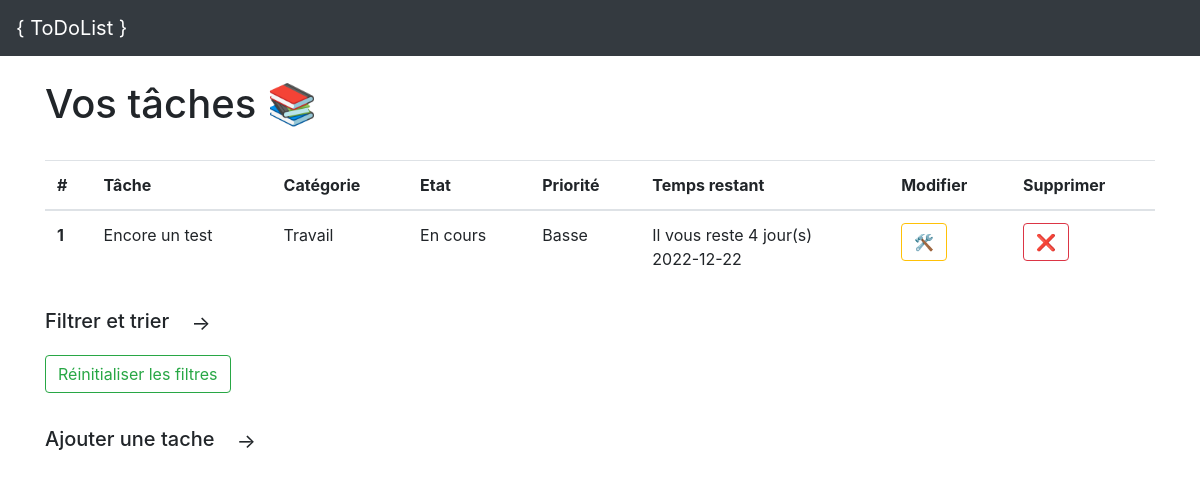
Before: / with the older database file.
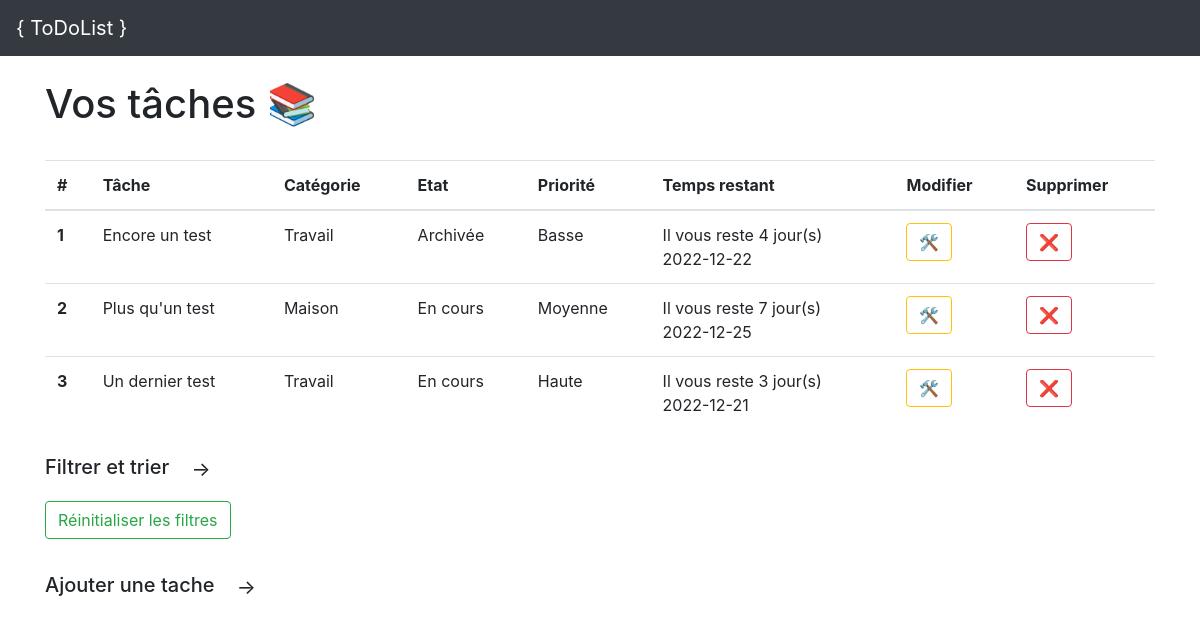
After: the same page with the newer database file.
### tables this page shows
CREATE TABLE "Taches" (
	"titre"	TEXT NOT NULL DEFAULT 'length(titre)<=50',
	"idCategorie"	INTEGER NOT NULL,
	"idEtat"	TEXT NOT NULL DEFAULT 1,
	"idPriorite"	INTEGER NOT NULL,
	"dateEcheance"	TEXT NOT NULL,
	"dateFin"	TEXT,
	"idTache"	INTEGER NOT NULL PRIMARY KEY AUTOINCREMENT UNIQUE,
	FOREIGN KEY("idPriorite") REFERENCES "Priorite"("idPriorite"),
	FOREIGN KEY("idEtat") REFERENCES "Etat"("idEtat"),
	FOREIGN KEY("idCategorie") REFERENCES "Categorie"("idCategorie")
);

CREATE TABLE "Categorie" (
	"nom"	TEXT,
	"idCategorie"	INTEGER NOT NULL PRIMARY KEY AUTOINCREMENT UNIQUE
);

CREATE TABLE "Etat" (
	"nom"	TEXT,
	"idEtat"	INTEGER NOT NULL PRIMARY KEY AUTOINCREMENT UNIQUE
);

CREATE TABLE "Priorite" (
	"nom"	TEXT,
	"idPriorite"	INTEGER PRIMARY KEY AUTOINCREMENT UNIQUE
);

### main.py (the view)
@app.route("/")
def accueillir():
    return render_template("accueil.html", results=maj())

### databases/bdd.py (called while the page is built)
    def request(self, choice: str, parameters=None):
        if parameters is None:
            parameters = []
        results = []
        try:
            command = self.sql_request_dictionary[str(choice)]
        except KeyError:
            return "Choice does not exist"
        results += self.execute(command=command, parameters=parameters)
        return results

    def execute(self, command, parameters):
        cursor = self.database.cursor()  # Placing cursor
        result_list = cursor.execute(command, parameters)  # Execute a sql request
        self.database.commit()
        return result_list.fetchall()

### main.py (called while the page is built)
def maj():
    new_results = database.request("get_all")
    return new_results

### templates/accueil.html (shortened to what this page needs)
{% extends "base.html" %}
{% block contenu %}
<h1>Vos tâches 📚</h1>
<br>
<table class="table table-hover">
    <thead>
    <tr>
        <th scope="col">#</th>
        <th scope="col">Tâche</th>
        <th scope="col">Catégorie</th>
        <th scope="col">Etat</th>
        <th scope="col">Priorité</th>
        <th scope="col">Temps restant</th>
        <th scope="col">Modifier</th>
        <th scope="col">Supprimer</th>
    </tr>
    </thead>
    <tbody>
    {% for tache in results %}
    <tr>
        <th scope="row">{{ results.index(tache) + 1 }}</th>
        <td>{{ tache[0] }}</td>
        <td>{{ tache[1] }}</td>
        <td>{{ tache[2] }}</td>
        <td>{{ tache[3] }}</td>
        <td>Il vous reste {{ tache[6]+1 }} jour(s)<br> {{ tache[4] }}</td>
        <td>
            <form action="/ouvrir_modfier" method="POST">
                <button
                        type="submit" class="btn btn-outline-warning" name="tache" value="{{ tache }}">🛠️
                </button>
            </form>
        </td>
        <td>
            <form action="/supprimer" method="POST">
                <button type="submit" class="btn btn-outline-danger" name="idTache" value="{{ tache[-1] }}">❌</button>
            </form>
        </td>
    </tr>
    {% endfor %}
    </tbody>
</table>
<div>
    <h5>Filtrer et trier
        <button class="btn btn_light btn-lg" id="buttonFiltrer" onclick="unhideFiltrer()">→</button>
    </h5>
    <form action="/" method="POST">
        <button
            type="submit" class="btn btn-outline-success">Réinitialiser les filtres</button>
    </form>
</div>
<br>
<h5>Ajouter une tache
    <button class="btn btn_light btn-lg" id="buttonAjouter" onclick="unhideAjouter()">→</button>
</h5>
<br>
<br>
{% endblock %}

### templates/base.html (shortened to what this page needs)
<!doctype html>
<html lang="fr">
<head>
    <link rel="stylesheet" href="https://stackpath.bootstrapcdn.com/bootstrap/4.4.1/css/bootstrap.min.css">
</head>
<body>
    <nav class="navbar navbar-expand-lg navbar-dark bg-dark">
        <a class="navbar-brand" href="#">{ ToDoList }</a>
    </nav>
    <div class="container">
        <br />
        {% block contenu %}
        {% endblock %}
    </div>
</body>
</html>

Changed rows visible on the page:
changed Taches "Encore un test": nom "En cours" → "Archivée"
added Taches: results "2", titre "Plus qu'un test", nom "Maison", nom "En cours", nom "Moyenne", tache "7", dateEcheance "2022-12-25", {{ tache[-1] }} 66 (drawn)
added Taches: results.index(tache)+1 "3", titre "Un dernier test", nom "Travail", nom "En cours", nom "Haute", tache[6]+1 "3", dateEcheance "2022-12-21", {{ tache[-1] }} 67 (drawn)
